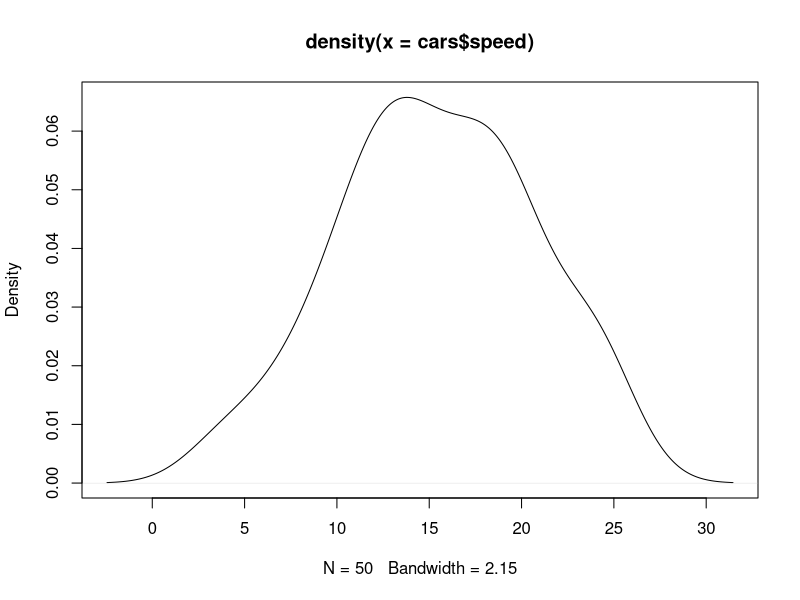

Here is the R script that generated this plot:
## ---- chunk 1
2-2

plot(density(cars$speed))

